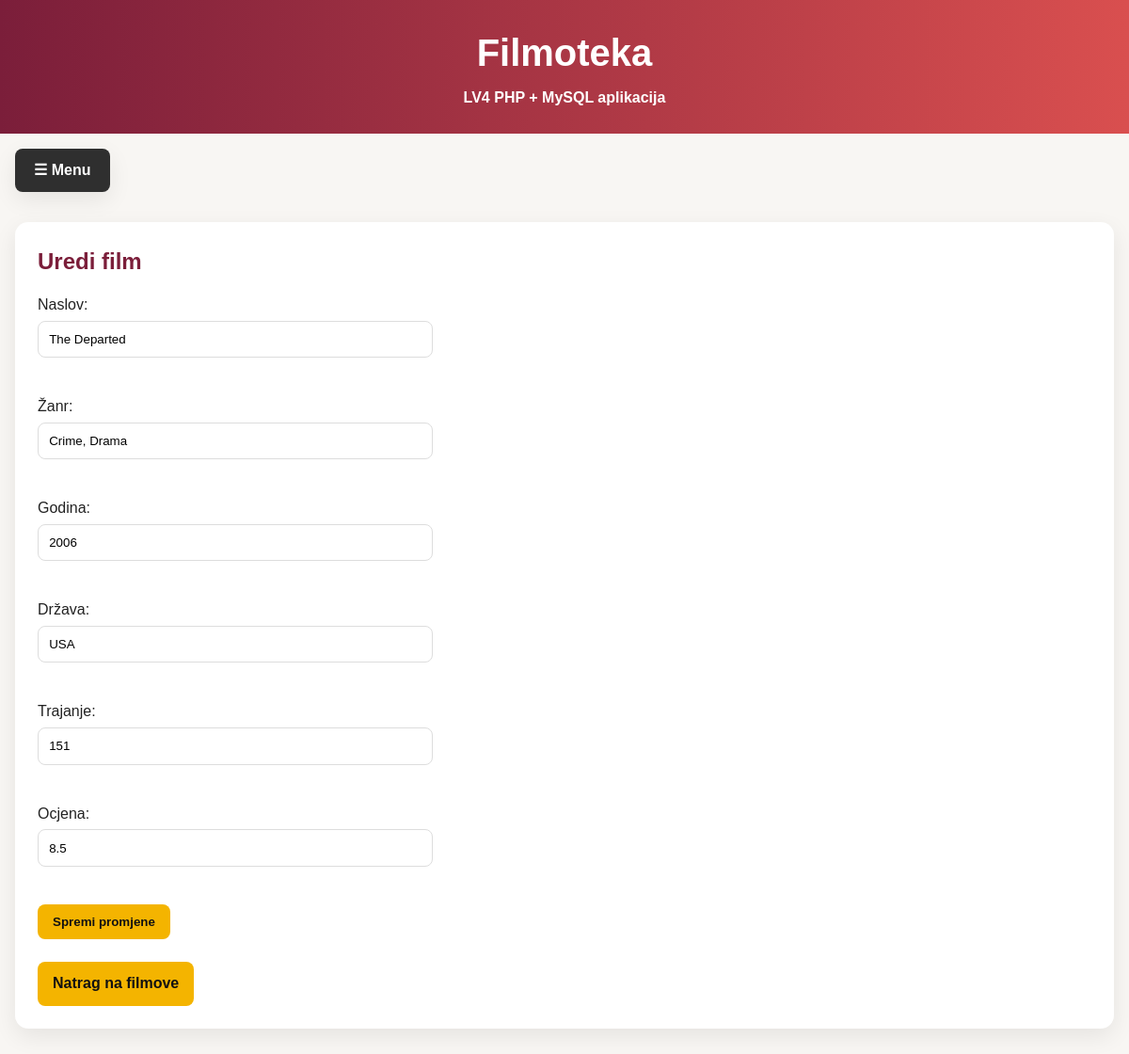
Page /edit_movie.php?id=30 (signed in) on the committed database.
### tables this page shows
CREATE TABLE `movies` (
  `id` int(11) NOT NULL,
  `title` varchar(150) NOT NULL,
  `genre` varchar(80) NOT NULL,
  `year` int(11) NOT NULL,
  `country` varchar(80) NOT NULL,
  `duration` int(11) NOT NULL,
  `rating` decimal(3,1) DEFAULT 0.0,
  `director` varchar(100) NOT NULL,
  `created_at` timestamp NOT NULL DEFAULT current_timestamp()
);

### edit_movie.php (the view, shortened to what this page needs)
<?php
include 'includes/db.php';
$id = intval($_GET["id"]);
$stmt = $conn->prepare("SELECT * FROM movies WHERE id = ?");
$stmt->bind_param("i", $id);
$stmt->execute();
$result = $stmt->get_result();
$movie = $result->fetch_assoc();
?>
<!DOCTYPE html>
<html lang="hr">
<head>
    <link rel="stylesheet" href="css/style.css">
</head>
<body class="lv4-body">
<?php include 'includes/nav.php'; ?>
<main class="lv4-container">
<section class="lv4-card">
<h1>Uredi film</h1>
<form method="POST" class="lv4-form">
    <label>Naslov:</label><br>
    <input type="text" name="title"
           value="<?php echo $movie['title']; ?>"><br><br>
    <label>Žanr:</label><br>
    <input type="text" name="genre"
           value="<?php echo $movie['genre']; ?>"><br><br>
    <label>Godina:</label><br>
    <input type="number" name="year"
           value="<?php echo $movie['year']; ?>"><br><br>
    <label>Država:</label><br>
    <input type="text" name="country"
           value="<?php echo $movie['country']; ?>"><br><br>
    <label>Trajanje:</label><br>
    <input type="number" name="duration"
           value="<?php echo $movie['duration']; ?>"><br><br>
    <label>Ocjena:</label><br>
    <input type="number" step="0.1" name="rating"
           value="<?php echo $movie['rating']; ?>"><br><br>
    <button class="lv4-btn" type="submit">Spremi promjene</button>
</form>
<br><a class="lv4-btn" href="movies.php">Natrag na filmove</a>
</section>
</main>
</body>
</html>

### css/style.css (style rules this page uses)
:root { --primary-color: #7b1e3a; --secondary-color: #f4b400; --background-color: #f8f6f3; --surface-color: #ffffff; --text-color: #222222; --accent-color: #d94f4f; --border-color: #dddddd; --shadow: 0 8px 24px rgba(0, 0, 0, 0.08); --radius: 14px; --max-width: 1400px; }
* { margin: 0; padding: 0; box-sizing: border-box; }
body { font-family: Arial, Helvetica, sans-serif; background-color: var(--background-color); color: var(--text-color); line-height: 1.5; }
.lv4-body { background-color: var(--background-color); color: var(--text-color); }
.lv4-container { max-width: var(--max-width); margin: 2rem auto; padding: 0 1rem; }
.lv4-card { background-color: var(--surface-color); border-radius: var(--radius); box-shadow: var(--shadow); padding: 1.5rem; margin-bottom: 1.5rem; }
.lv4-card h1, .lv4-card h2 { color: var(--primary-color); margin-bottom: 1rem; }
.lv4-form input, .lv4-form select, .lv4-form textarea { width: 100%; max-width: 420px; padding: 0.7rem; margin: 0.3rem 0 1rem; border: 1px solid var(--border-color); border-radius: 8px; }
.lv4-btn, .lv4-card button, .lv4-inline-form button { display: inline-block; background-color: var(--secondary-color); color: #111; border: none; border-radius: 8px; padding: 0.7rem 1rem; font-weight: bold; text-decoration: none; cursor: pointer; }

### rows in the picture
movies: title "The Departed", genre "Crime, Drama", year "2006", country "USA", duration "151", rating "8.5"
